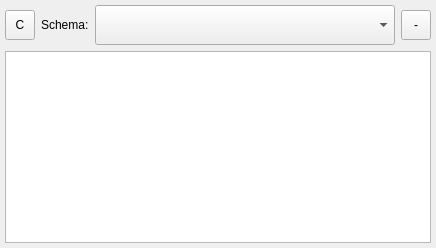
         <widget class="QWidget" name="tab_registry">
          <attribute name="title">
           <string>Registry</string>
          </attribute>
          <layout class="QVBoxLayout" name="verticalLayout_16">
           <property name="leftMargin">
            <number>5</number>
           </property>
           <property name="topMargin">
            <number>5</number>
           </property>
           <property name="rightMargin">
            <number>5</number>
           </property>
           <property name="bottomMargin">
            <number>5</number>
           </property>
           <item>
            <layout class="QGridLayout" name="gridLayout">
             <item row="0" column="3">
              <widget class="QToolButton" name="tbtn_registry_delete">
               <property name="minimumSize">
                <size>
                 <width>30</width>
                 <height>30</height>
                </size>
               </property>
               <property name="maximumSize">
                <size>
                 <width>30</width>
                 <height>30</height>
                </size>
               </property>
               <property name="text">
                <string>-</string>
               </property>
               <property name="iconSize">
                <size>
                 <width>24</width>
                 <height>24</height>
                </size>
               </property>
              </widget>
             </item>
             <item row="0" column="2">
              <widget class="HComboBox" name="cmb_registry_schema">
               <property name="sizePolicy">
                <sizepolicy hsizetype="Expanding" vsizetype="Fixed">
                 <horstretch>0</horstretch>
                 <verstretch>0</verstretch>
                </sizepolicy>
               </property>
               <property name="minimumSize">
                <size>
                 <width>300</width>
                 <height>40</height>
                </size>
               </property>
              </widget>
             </item>
             <item row="0" column="1">
              <widget class="QLabel" name="label_10">
               <property name="text">
                <string>Schema:</string>
               </property>
              </widget>
             </item>
             <item row="0" column="0">
              <widget class="QToolButton" name="tbtn_registry_refresh">
               <property name="minimumSize">
                <size>
                 <width>30</width>
                 <height>30</height>
                </size>
               </property>
               <property name="maximumSize">
                <size>
                 <width>30</width>
                 <height>30</height>
                </size>
               </property>
               <property name="text">
                <string>C</string>
               </property>
               <property name="iconSize">
                <size>
                 <width>24</width>
                 <height>24</height>
                </size>
               </property>
              </widget>
             </item>
            </layout>
           </item>
           <item>
            <widget class="HTableView" name="tbl_registry">
             <property name="contextMenuPolicy">
              <enum>Qt::CustomContextMenu</enum>
             </property>
             <property name="selectionMode">
              <enum>QAbstractItemView::MultiSelection</enum>
             </property>
             <property name="selectionBehavior">
              <enum>QAbstractItemView::SelectRows</enum>
             </property>
             <property name="sortingEnabled">
              <bool>true</bool>
             </property>
             <attribute name="horizontalHeaderCascadingSectionResizes">
              <bool>true</bool>
             </attribute>
            </widget>
           </item>
          </layout>
         </widget>
